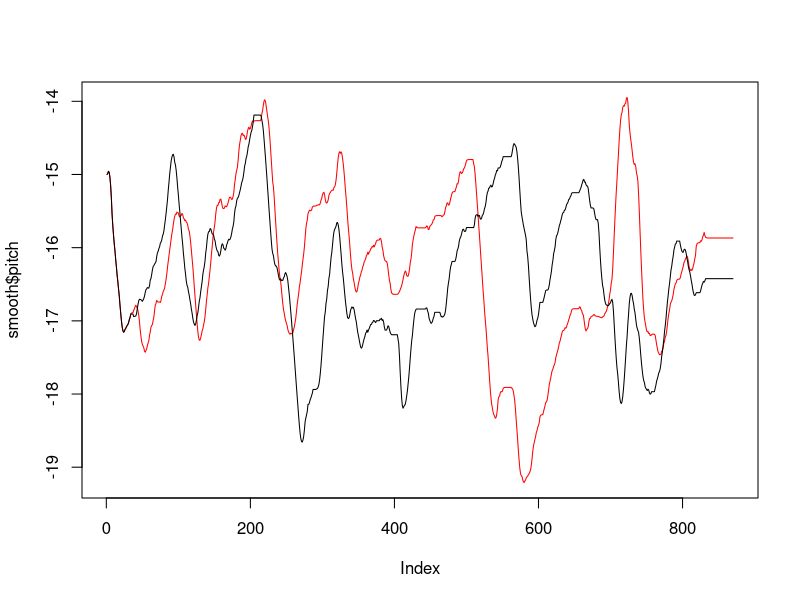

This figure's R source:
smooth<-read.csv("synthesissamples/hawaii_hannah_head_smooth.csv")
nosmooth<-read.csv("synthesissamples/hawaii_hannah_head_nosmooth.csv")
plot(smooth$pitch,type="l",col="red")
lines(nosmooth$pitch)